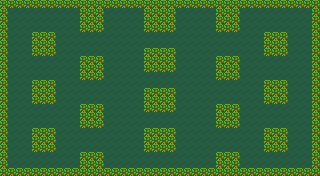

This game map was drawn from its Tiled (.tmx) file and the tilesets committed beside it. A one-line description and the full map source follow:
An orthogonal 40x22 tile map with 8x8 px tiles, 2 tile layers (floor, walls) and 31 objects (24x wall, 5x fruit, player, stageGate).

<map version="1.2" tiledversion="1.2.4" orientation="orthogonal" renderorder="right-down" width="40" height="22" tilewidth="8" tileheight="8" infinite="0" backgroundcolor="#101010" nextlayerid="7" nextobjectid="89">
 <properties>
  <property name="x" type="int" value="5" />
  <property name="y" type="int" value="1" />
  <property name="z" type="int" value="1" />
 </properties>
 <tileset firstgid="1" source="cpillarTiles.tsx" />
 <layer id="3" name="floor" width="40" height="22">
  <data encoding="csv">
5,5,5,5,5,5,5,5,5,5,5,5,5,5,5,5,5,5,5,5,5,5,5,5,5,5,5,5,5,5,5,5,5,5,5,5,5,5,5,5,
5,5,5,5,5,5,5,5,5,5,5,5,5,5,5,5,5,5,5,5,5,5,5,5,5,5,5,5,5,5,5,5,5,5,5,5,5,5,5,5,
5,5,5,5,5,5,5,5,5,5,5,5,5,5,5,5,5,5,5,5,5,5,5,5,5,5,5,5,5,5,5,5,5,5,5,5,5,5,5,5,
5,5,5,5,5,5,5,5,5,5,5,5,5,5,5,5,5,5,5,5,5,5,5,5,5,5,5,5,5,5,5,5,5,5,5,5,5,5,5,5,
5,5,5,5,5,5,5,5,5,5,5,5,5,5,5,5,5,5,5,5,5,5,5,5,5,5,5,5,5,5,5,5,5,5,5,5,5,5,5,5,
5,5,5,5,5,5,5,5,5,5,5,5,5,5,5,5,5,5,5,5,5,5,5,5,5,5,5,5,5,5,5,5,5,5,5,5,5,5,5,5,
5,5,5,5,5,5,5,5,5,5,5,5,5,5,5,5,5,5,5,5,5,5,5,5,5,5,5,5,5,5,5,5,5,5,5,5,5,5,5,5,
5,5,5,5,5,5,5,5,5,5,5,5,5,5,5,5,5,5,5,5,5,5,5,5,5,5,5,5,5,5,5,5,5,5,5,5,5,5,5,5,
5,5,5,5,5,5,5,5,5,5,5,5,5,5,5,5,5,5,5,5,5,5,5,5,5,5,5,5,5,5,5,5,5,5,5,5,5,5,5,5,
5,5,5,5,5,5,5,5,5,5,5,5,5,5,5,5,5,5,5,5,5,5,5,5,5,5,5,5,5,5,5,5,5,5,5,5,5,5,5,5,
5,5,5,5,5,5,5,5,5,5,5,5,5,5,5,5,5,5,5,5,5,5,5,5,5,5,5,5,5,5,5,5,5,5,5,5,5,5,5,5,
5,5,5,5,5,5,5,5,5,5,5,5,5,5,5,5,5,5,5,5,5,5,5,5,5,5,5,5,5,5,5,5,5,5,5,5,5,5,5,5,
5,5,5,5,5,5,5,5,5,5,5,5,5,5,5,5,5,5,5,5,5,5,5,5,5,5,5,5,5,5,5,5,5,5,5,5,5,5,5,5,
5,5,5,5,5,5,5,5,5,5,5,5,5,5,5,5,5,5,5,5,5,5,5,5,5,5,5,5,5,5,5,5,5,5,5,5,5,5,5,5,
5,5,5,5,5,5,5,5,5,5,5,5,5,5,5,5,5,5,5,5,5,5,5,5,5,5,5,5,5,5,5,5,5,5,5,5,5,5,5,5,
5,5,5,5,5,5,5,5,5,5,5,5,5,5,5,5,5,5,5,5,5,5,5,5,5,5,5,5,5,5,5,5,5,5,5,5,5,5,5,5,
5,5,5,5,5,5,5,5,5,5,5,5,5,5,5,5,5,5,5,5,5,5,5,5,5,5,5,5,5,5,5,5,5,5,5,5,5,5,5,5,
5,5,5,5,5,5,5,5,5,5,5,5,5,5,5,5,5,5,5,5,5,5,5,5,5,5,5,5,5,5,5,5,5,5,5,5,5,5,5,5,
5,5,5,5,5,5,5,5,5,5,5,5,5,5,5,5,5,5,5,5,5,5,5,5,5,5,5,5,5,5,5,5,5,5,5,5,5,5,5,5,
5,5,5,5,5,5,5,5,5,5,5,5,5,5,5,5,5,5,5,5,5,5,5,5,5,5,5,5,5,5,5,5,5,5,5,5,5,5,5,5,
5,5,5,5,5,5,5,5,5,5,5,5,5,5,5,5,5,5,5,5,5,5,5,5,5,5,5,5,5,5,5,5,5,5,5,5,5,5,5,5,
5,5,5,5,5,5,5,5,5,5,5,5,5,5,5,5,5,5,5,5,5,5,5,5,5,5,5,5,5,5,5,5,5,5,5,5,5,5,5,5
</data>
 </layer>
 <layer id="1" name="walls" width="40" height="22">
  <data encoding="csv">
1,1,1,1,1,1,1,1,1,1,1,1,1,1,1,1,1,1,1,1,1,1,1,1,1,1,1,1,1,1,1,1,1,1,1,1,1,1,1,1,
1,0,0,0,0,0,0,0,0,0,1,1,1,0,0,0,0,0,1,1,1,1,0,0,0,0,0,1,1,1,0,0,0,0,0,0,0,0,0,1,
1,0,0,0,0,0,0,0,0,0,1,1,1,0,0,0,0,0,1,1,1,1,0,0,0,0,0,1,1,1,0,0,0,0,0,0,0,0,0,1,
1,0,0,0,0,0,0,0,0,0,1,1,1,0,0,0,0,0,1,1,1,1,0,0,0,0,0,1,1,1,0,0,0,0,0,0,0,0,0,1,
1,0,0,0,1,1,1,0,0,0,0,0,0,0,0,0,0,0,0,0,0,0,0,0,0,0,0,0,0,0,0,0,0,1,1,1,0,0,0,1,
1,0,0,0,1,1,1,0,0,0,0,0,0,0,0,0,0,0,0,0,0,0,0,0,0,0,0,0,0,0,0,0,0,1,1,1,0,0,0,1,
1,0,0,0,1,1,1,0,0,0,0,0,0,0,0,0,0,0,1,1,1,1,0,0,0,0,0,0,0,0,0,0,0,1,1,1,0,0,0,1,
1,0,0,0,0,0,0,0,0,0,1,1,1,0,0,0,0,0,1,1,1,1,0,0,0,0,0,1,1,1,0,0,0,0,0,0,0,0,0,1,
1,0,0,0,0,0,0,0,0,0,1,1,1,0,0,0,0,0,1,1,1,1,0,0,0,0,0,1,1,1,0,0,0,0,0,0,0,0,0,1,
1,0,0,0,0,0,0,0,0,0,1,1,1,0,0,0,0,0,0,0,0,0,0,0,0,0,0,1,1,1,0,0,0,0,0,0,0,0,0,1,
1,0,0,0,1,1,1,0,0,0,0,0,0,0,0,0,0,0,0,0,0,0,0,0,0,0,0,0,0,0,0,0,0,1,1,1,0,0,0,1,
1,0,0,0,1,1,1,0,0,0,0,0,0,0,0,0,0,0,1,1,1,1,0,0,0,0,0,0,0,0,0,0,0,1,1,1,0,0,0,1,
1,0,0,0,1,1,1,0,0,0,0,0,0,0,0,0,0,0,1,1,1,1,0,0,0,0,0,0,0,0,0,0,0,1,1,1,0,0,0,1,
1,0,0,0,0,0,0,0,0,0,1,1,1,0,0,0,0,0,1,1,1,1,0,0,0,0,0,1,1,1,0,0,0,0,0,0,0,0,0,1,
1,0,0,0,0,0,0,0,0,0,1,1,1,0,0,0,0,0,0,0,0,0,0,0,0,0,0,1,1,1,0,0,0,0,0,0,0,0,0,1,
1,0,0,0,0,0,0,0,0,0,1,1,1,0,0,0,0,0,0,0,0,0,0,0,0,0,0,1,1,1,0,0,0,0,0,0,0,0,0,1,
1,0,0,0,1,1,1,0,0,0,0,0,0,0,0,0,0,0,1,1,1,1,0,0,0,0,0,0,0,0,0,0,0,1,1,1,0,0,0,1,
1,0,0,0,1,1,1,0,0,0,0,0,0,0,0,0,0,0,1,1,1,1,0,0,0,0,0,0,0,0,0,0,0,1,1,1,0,0,0,1,
1,0,0,0,1,1,1,0,0,0,0,0,0,0,0,0,0,0,1,1,1,1,0,0,0,0,0,0,0,0,0,0,0,1,1,1,0,0,0,1,
1,0,0,0,0,0,0,0,0,0,1,1,1,0,0,0,0,0,0,0,0,0,0,0,0,0,0,1,1,1,0,0,0,0,0,0,0,0,0,1,
1,0,0,0,0,0,0,0,0,0,1,1,1,0,0,0,0,0,0,0,0,0,0,0,0,0,0,1,1,1,0,0,0,0,0,0,0,0,0,1,
1,1,1,1,1,1,1,1,1,1,1,1,1,1,1,1,1,1,1,1,1,1,1,1,1,1,1,1,1,1,1,1,1,1,1,1,1,1,1,1
</data>
 </layer>
 <objectgroup id="2" name="Object Layer 1">
  <object id="2" type="wall" x="32" y="32" width="24" height="24" />
  <object id="11" type="wall" x="0" y="0" width="8" height="176" />
  <object id="12" type="wall" x="8" y="168" width="312" height="8" />
  <object id="13" type="wall" x="312" y="0" width="8" height="168" />
  <object id="14" type="wall" x="8" y="0" width="304" height="8" />
  <object id="15" name="PLAYER SPAWN" type="player" x="120" y="112" width="8" height="8" />
  <object id="16" name="Exit" type="stageGate" x="156" y="24" width="8" height="8">
   <properties>
    <property name="x" type="int" value="6" />
    <property name="y" type="int" value="1" />
    <property name="z" type="int" value="1" />
   </properties>
  </object>
  <object id="17" name="fruit" type="fruit" x="16" y="64" width="8" height="8">
   <properties>
    <property name="fruitType" type="int" value="5" />
   </properties>
  </object>
  <object id="19" name="fruit" type="fruit" x="296" y="64" width="8" height="8">
   <properties>
    <property name="fruitType" type="int" value="5" />
   </properties>
  </object>
  <object id="57" type="wall" x="144" y="8" width="32" height="16" />
  <object id="68" type="wall" x="32" y="80" width="24" height="24" />
  <object id="69" type="wall" x="32" y="128" width="24" height="24" />
  <object id="70" type="wall" x="80" y="104" width="24" height="24" />
  <object id="71" type="wall" x="80" y="56" width="24" height="24" />
  <object id="72" type="wall" x="80" y="8" width="24" height="24" />
  <object id="73" type="wall" x="144" y="48" width="32" height="24" />
  <object id="74" type="wall" x="144" y="88" width="32" height="24" />
  <object id="75" type="wall" x="144" y="128" width="32" height="24" />
  <object id="76" type="wall" x="144" y="24" width="8" height="8" />
  <object id="77" type="wall" x="168" y="24" width="8" height="8" />
  <object id="78" type="wall" x="216" y="8" width="24" height="24" />
  <object id="79" type="wall" x="264" y="32" width="24" height="24" />
  <object id="80" type="wall" x="216" y="56" width="24" height="24" />
  <object id="81" type="wall" x="264" y="80" width="24" height="24" />
  <object id="82" type="wall" x="216" y="104" width="24" height="24" />
  <object id="83" type="wall" x="264" y="128" width="24" height="24" />
  <object id="84" type="wall" x="216" y="152" width="24" height="16" />
  <object id="85" type="wall" x="80" y="152" width="24" height="16" />
  <object id="86" name="fruit" type="fruit" x="16" y="152" width="8" height="8">
   <properties>
    <property name="fruitType" type="int" value="5" />
   </properties>
  </object>
  <object id="87" name="fruit" type="fruit" x="296" y="152" width="8" height="8">
   <properties>
    <property name="fruitType" type="int" value="5" />
   </properties>
  </object>
  <object id="88" name="fruit" type="fruit" x="192" y="112" width="8" height="8">
   <properties>
    <property name="fruitType" type="int" value="5" />
   </properties>
  </object>
 </objectgroup>
</map>
